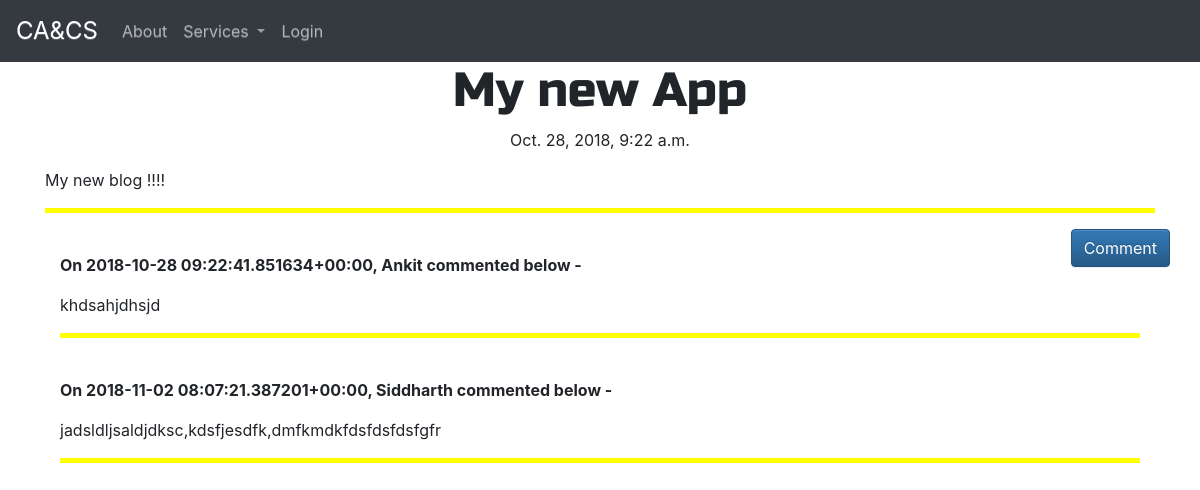
/post/1, run on the app's committed database.
### blog/models.py (models this page shows, shortened)
class Post(models.Model):
    author = models.ForeignKey('auth.User',on_delete=models.CASCADE,)
    title = models.CharField(max_length=200)
    text = RichTextUploadingField()
    created_date = models.DateTimeField(default=timezone.now)
    published_date = models.DateTimeField(blank=True, null=True)

class Comment(models.Model):
    post = models.ForeignKey('blog.Post', related_name='comments',on_delete=models.CASCADE,)
    author = models.CharField(max_length=200)
    text = models.TextField()
    created_date = models.DateTimeField(default=timezone.now)
    approved_comment = models.BooleanField(default=False)

### blog/views.py (the view)
# urls.py: re_path(r'^post/(?P<pk>\d+)$', views.PostDetailView.as_view(), name='post_detail'),
class PostDetailView(DetailView):
    model = Post

### blog/templates/blog/post_detail.html (shortened to what this page needs)
{% extends 'blog/base.html' %}
{% block content %}
        <h1 class='posttitle loader'>{{ post.title }}</h1>
        {% if post.published_date %}
            <div class="date postdate">
                {{ post.published_date }}
            </div>
        {% else %}
            <a class="btn btn-outline-primary" href="{% url 'post_publish' pk=post.pk %}">Publish</a>
        {% endif %}
      <p class='postcontent' >{{ post.text|safe|linebreaksbr }}</p>
  <hr>
  <a class="btn btn-primary btn-comment" href="{% url 'add_comment_to_post' pk=post.pk %}">Comment</a>
  <div class="container">
  {% for comment in post.comments.all %}
  <br>
      {% if user.is_authenticated or comment.approved_comment %}
              <p><strong>On {{ comment.created_date|safe }}, {{ comment.author }} commented below -</strong> </p>
          <p>{{ comment.text|safe|linebreaks }}</p>
          <hr>
      {% endif %}
  {% empty %}
      <p>No comments posted.</p>
  {% endfor %}
</div>
{% endblock %}

### blog/static/css/blog.css (style rules this page uses)
hr { border:none; height:5px; background-color:yellow; }
.postdate { text-align: center; }
.posttitle { font-family: 'Russo One', sans-serif; font-size: 3em; text-align: center; }
.postcontent { font-family: 'Montserrat'; font-size: 1.5em; }
.btn-comment { position: absolute; right: 0px; }

### data on the page
Post: title "My new App", published_date "Oct. 28, 2018, 9:22 a.m.", text "My new blog !!!!"
Comment: created_date "2018-10-28 09:22:41.851634+00:00", author "Ankit", text "khdsahjdhsjd"
Comment: created_date "2018-11-02 08:07:21.387201+00:00", author "Siddharth", text "jadsldljsaldjdksc,kdsfjesdfk,dmfkmdkfdsfdsfdsfgfr"
